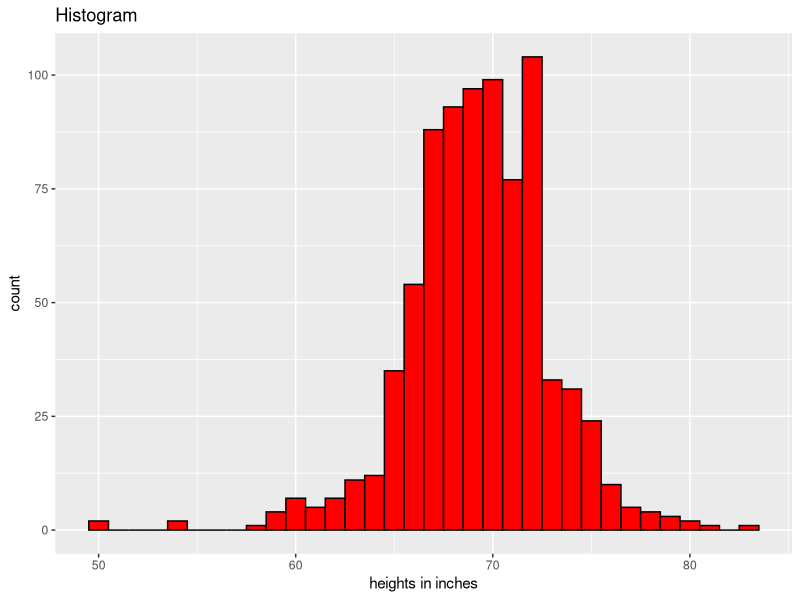
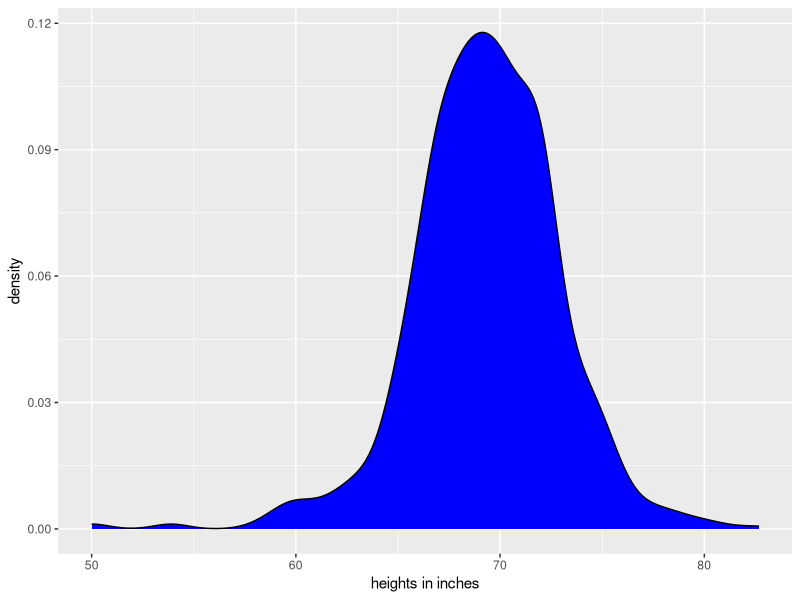
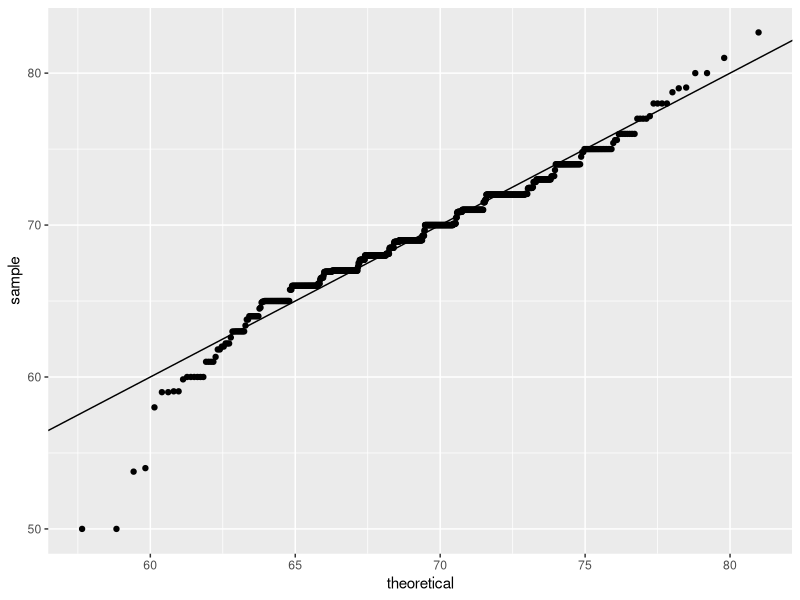
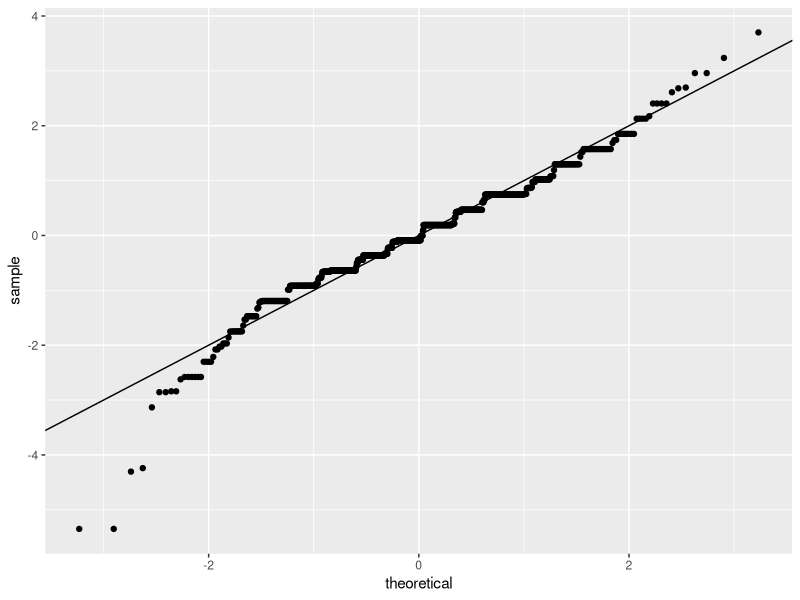
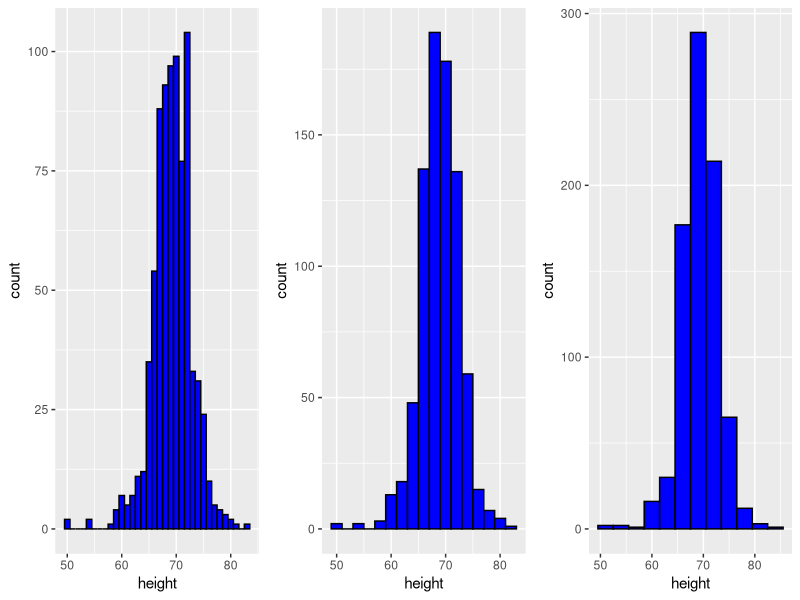

These figures' R source, in order:
library(ggplot2)
library(dplyr)
library(dslabs)
library(gridExtra)

# we can create histogram plot like this:
p <- heights %>% filter( sex == "Male" ) %>% ggplot( aes( height ) )
p <- p + geom_histogram( binwidth = 1,fill = "red", color = "black") +
     xlab("heights in inches") + ggtitle("Histogram")
p

# we can create smooth densities plot like this:
s <- heights %>% filter( sex == "Male" ) %>% ggplot( aes( height ) )
s <- s + geom_density( fill = "blue" ) + xlab("heights in inches")
s

# By default, the Q-Q plot is compared to the normal distribution with average
# zero and standard deviation one.
r <- heights %>% filter( sex == "Male" ) %>% ggplot( aes( sample = height ) )
r <- r + geom_qq()

# To change this, again, from the help file we learn that 
# we need to use the dparams argument.
param <- heights %>% filter( sex == "Male" ) %>% 
  summarize( mean = mean(height), sd = sd(height) )


# And now we see that the Q-Q plot is plotted against a normal distribution
# with the same mean and standard deviation as our data.
x <- heights %>% filter( sex == "Male" ) %>% 
  ggplot( aes( sample = height ) )
x <- x + geom_qq( dparams = param ) + geom_abline()
x

# another option is to first scale the data so that we have them in 
# standard units.
z <- heights %>% filter( sex == "Male" ) %>% 
  ggplot( aes( sample = scale(height) ) )
z <- z + geom_qq() + geom_abline()
z

# We can then add identity lines to see how well the normal approximation works:
# Finally, let's learn how to make grids of plots, you've seen how we 
# put plots next to each other.
# called grid.arrange that lets us show different plot objects next to each other.

p1 <- heights %>% filter(sex == "Male") %>% ggplot(aes(x = height))
p2 <- p1 + geom_histogram(binwidth = 1, fill = "blue", col = "black")
p3 <- p1 + geom_histogram(binwidth = 2, fill = "blue", col = "black")
p4 <- p1 + geom_histogram(binwidth = 3, fill = "blue", col = "black")
grid.arrange(p2, p3, p4, ncol = 3)
